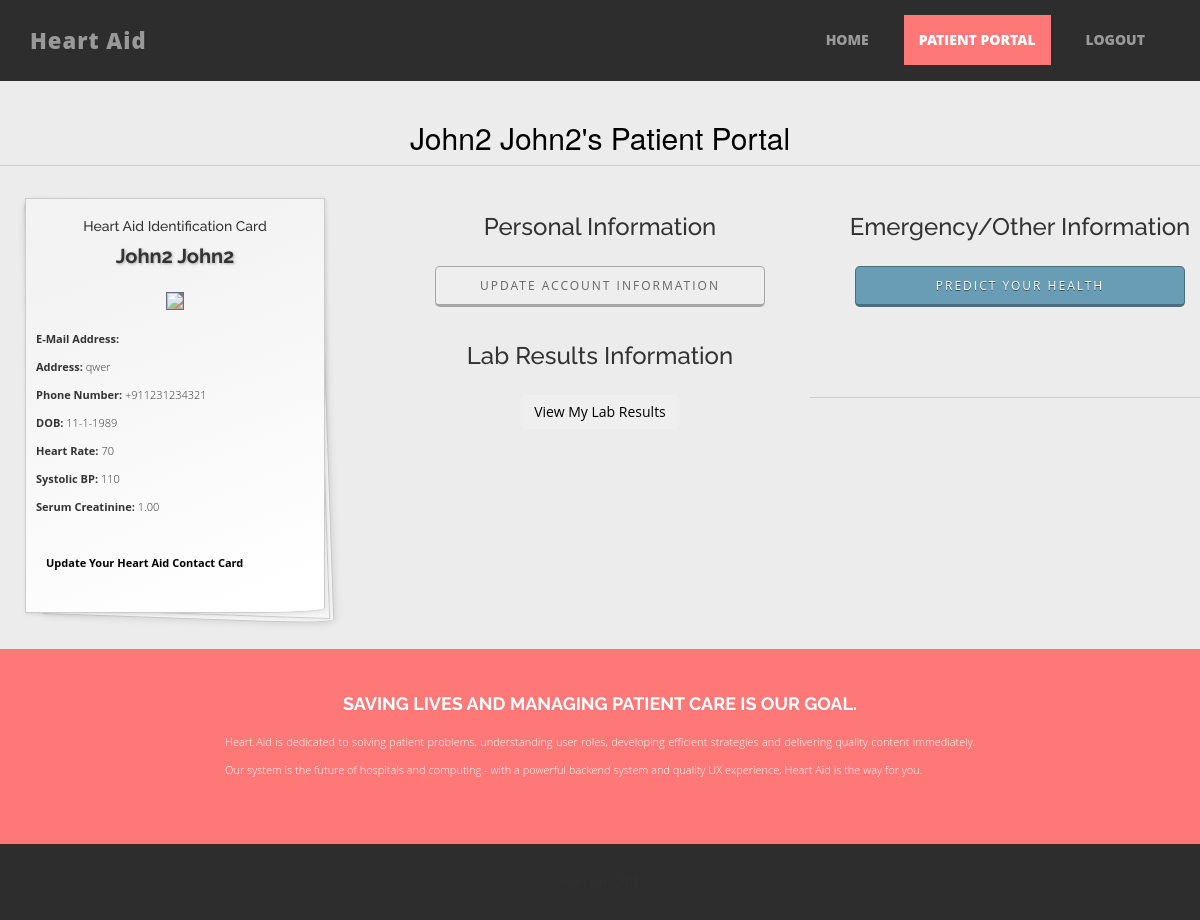
/accounts/portal/ (signed in), run on the app's committed database.
### acs/models.py (models this page shows, shortened)
class TempPatientData(models.Model):
    user = models.OneToOneField(User,unique=True,null=True,default="",on_delete=models.CASCADE)
    email_address = models.CharField(max_length=256, blank=False)
    first_name = models.CharField(max_length=256, default="")
    last_name = models.CharField(max_length=256, default="")
    age = models.IntegerField(default = 18, blank=False)
    gender = models.CharField(max_length=256, choices=[('male','Male'), ('female', 'Female'), ('other', 'Other'), ('prefer not to say', 'Prefer Not To Say')], default='Select a gender', blank = False)
    phone_number = PhoneNumberField(blank = True, default="")
    DOB = models.CharField(max_length=255, blank=True, null=True)
    address = models.CharField(max_length=256, default="")
    heart_rate = models.IntegerField(default = 72, blank=False)
    systolic_blood_pressure = models.IntegerField(default = 120, blank=False)
    CHF = models.CharField(max_length=256, choices=[('No CHF','No CHF'),('Rales and/or JVD','Rales and/or JVD'),('Pulmonary edema','Pulmonary edema'),('Cardiogenic shock','Cardiogenic shock')], default='No CHF', blank = False)
    creatinine = models.DecimalField(max_digits=5,decimal_places=2,default = 0.5, blank=False)
    cardiac_arrest = models.CharField(max_length=256, choices=[('yes','Yes'), ('no','No')], default='no', blank = False)
    biomarkers = models.CharField(max_length=256, choices=[('yes','Yes'), ('no','No')], default='no', blank = False)
    st_elev = models.CharField(max_length=256, choices=[('yes','Yes'), ('no','No')], default='no', blank = False)
    data_sent = models.IntegerField(default=0)

class PermissionsRole(models.Model):
    role = models.CharField(max_length=256, choices=[('admin', 'admin'), ('nurse', 'nurse'), ('staff', 'staff'), ('doctor', 'doctor'), ('patient', 'patient'), ('lab', 'lab')])
    user = models.OneToOneField(User, unique=True, blank=True, default="" ,on_delete=models.CASCADE)

### acs/views.py (the view, shortened to what this page needs)
# urls.py: url(r'^accounts/portal/$', PatientPortalView, name="Portal"),
def PatientPortalView(request):
	permissionModel = PermissionsRole
	patientModel = Patient
	userModel = User
	tempModel = TempPatientData
	conditions_complete = False
	patient_model = Patient
	alert_model = Alert
	approvalSwitch = 0
	permissionRoleForUser = 'pending'
	approval = 0
	authenticated = False
	patient = -1
	alert_sent = 0
	if request.user.is_authenticated():
		if patient_model.objects.filter(user=request.user.id)[:1].exists():
			patient = patient_model.objects.filter(user=request.user.id)[:1].get()
			if Alert.objects.filter(alert_patient=patient)[:1].exists():
				alert_sent = 1
				patient.alertSent = 1
				patient.save()
			else:
				alert_sent = patient.alertSent
		authenticated = True
		if permissionModel.objects.filter(user=request.user.id)[:1].exists():
			permissionRoleForUser = permissionModel.objects.filter(user=request.user.id)[:1].get()
			if patientModel.objects.filter(user=request.user.id)[:1].exists():
				approvalSwitch = patientModel.objects.filter(user=request.user.id)[:1].get()
			if (permissionRoleForUser.role in STAFF_APPROVAL_ROLES):
				approval = 1
			else:
				approval = approvalSwitch.approved
	else:
		permissionRoleForUser = ""
	tempUserInformation = ""
	if tempModel.objects.filter(user=request.user.id)[:1].exists():
		tempUserInformation = tempModel.objects.filter(user=request.user)[:1].get()
	form = TempPatientDataForm()
	doc_name = ''
	appts = ''
	if (not permissionRoleForUser == 'pending' and permissionRoleForUser.role == 'doctor'):
		doc_obj = Doctor.objects.filter(doctor_user=request.user).get()
		doc_name = doc_obj.doctor_first_name + ' ' + doc_obj.doctor_last_name
		appts = PatientAppt.objects.filter(doctor=doc_obj).count()
		if appts == 0:
			appts = 'No Appointments'
	current_patient = ''
	if (not tempUserInformation == ''):
		if (Patient.objects.filter(fill_from_application=tempUserInformation).exists()):
			current_patient = Patient.objects.filter(fill_from_application=tempUserInformation).get()
	get_all_unapproved_patients = TempPatientData.objects.filter(data_sent=1).all()
	unapproved_patient_list = []
	temp_patient_data_list = []
	for each_patient in get_all_unapproved_patients:
		if (not Patient.objects.filter(fill_from_application = each_patient).exists()):
			unapproved_patient_list.append(each_patient)
	unapproved_count = len(unapproved_patient_list)
	if not permissionRoleForUser == "pending":
		if permissionRoleForUser.role == 'patient':
			patient_date_time_set = Patient.objects.filter(fill_from_application__user=request.user).get()
			if patient_date_time_set.date_created == '9-20-1995':
				d = datetime.date.today()
				user_date_add = datetime.datetime.now()
				patient_date_time_set.date_created = user_date_add
				patient_date_time_set.save()
	context = {
		'form': form,
		'permissionModel': permissionModel,
		'user': request.user,
		'roles': permissionRoleForUser,
		'approval': approval,
		'authenticated': authenticated,
		'temp_user_data': tempUserInformation,
		'doc_name' : doc_name,
		'current_patient' : current_patient,
		'unapproved_patient_list' : unapproved_patient_list,
		'unapproved_count' : unapproved_count,
	}
	return render(request, 'portal.html', context)

### acs/forms.py
class TempPatientDataForm(forms.ModelForm):
    class Meta:
        model = TempPatientData
        widgets = {
            'first_name': forms.TextInput(attrs={'placeholder': 'Legal First Name'}),
            'last_name': forms.TextInput(attrs={'placeholder': 'Legal Last Name'}),
            'phone_number': forms.TextInput(attrs={'placeholder': '+1(areacode)(phone-number)'}),
            'DOB': forms.TextInput(attrs={'placeholder': '01/01/2000'}),
            'address': forms.TextInput(attrs={'placeholder': 'address'}),
            'heart_rate': forms.TextInput(attrs={'placeholder': 'heart_rate'}),
            'systolic_blood_pressure': forms.TextInput(attrs={'placeholder': 'systolic_blood_pressure'}),
            'CHF': forms.TextInput(attrs={'placeholder': 'CHF'}),
            'creatinine': forms.TextInput(attrs={'placeholder': 'creatinine'}),
            'cardiac_arrest': forms.TextInput(attrs={'placeholder': 'cardiac_arrest'}),
            'biomarkers': forms.TextInput(attrs={'placeholder': 'biomarkers'}),
            'st_elev': forms.TextInput(attrs={'placeholder': 'st_elev'}),
        }
        fields = '__all__'
        exclude = ['user', 'data_sent', 'email_address']

### templates/portal.html (shortened to what this page needs)
{% load staticfiles %}
{% load static %}
{% load crispy_forms_tags %}
<!DOCTYPE html>
<html lang="en">
  <head>
    <link href="{% static 'css/bootstrap.css' %}" rel="stylesheet">
    <link href="{% static 'css/font-awesome.min.css' %}" rel="stylesheet">
    <link href="{% static 'css/main.css' %}" rel="stylesheet">
    <link href="{% static 'css/card.css' %}" rel="stylesheet">
    <link href="{% static 'css/buttons.css' %}" rel="stylesheet">
    <link href="{% static 'css/textinput.css' %}" rel="stylesheet">
  </head>
  <body>
    <div class="navbar navbar-inverse navbar-fixed-top">
      <div class="container">
        <div class="navbar-header">
          <a class="navbar-brand" href="#">Heart Aid</a>
        </div>
        <div class="navbar-collapse collapse">
          <ul class="nav navbar-nav navbar-right">
            <li><a href="/">HOME</a></li>
            {% if not user.is_authenticated %}
            <li><a href="/accounts/apply">APPLY</a></li>
            <li><a href="/accounts/login">LOGIN</a></li>
            {% elif approval == 0 and not user.username == "admin" %}
            <li class="active"><a href="/accounts/portal">CHECK APPROVAL STATUS</a></li>
            <li><a href="/logout">LOGOUT</a></li>
            {% elif user.username == "admin" %}
            <li class="active"><a href="/accounts/portal">ADMIN PORTAL</a></li>
            <li><a href="/logout">LOGOUT</a></li>
            {% else %}
              {% if not roles.role == "patient" %}
              <li class="active"><a href="/accounts/portal">HOSPITAL PORTAL</a></li>
              {% else %}
              <li class="active"><a href="/accounts/portal">PATIENT PORTAL</a></li>
              {% endif %}
            <li><a href="/logout">LOGOUT</a></li>
            {% endif %}
          </ul>
        </div>
      </div>
    </div>
<br><br>
		<div class="row">
      {% if approval == 0 and not user.username == "admin"%}
      <h2>- We Are Still Reviewing Your Application -</h2>
      {% else %}
      {% if user.username == "admin" %}
      <h2>Administrative Control Panel</h2><hr>
      {% elif roles.role == "nurse" %}
      <h2>Nurse Control Panel</h2><hr>
      {% elif roles.role == "lab" %}
      <h2>Lab Staff Control Panel</h2><hr>
      {% elif roles.role == "doctor" %}
      <h2>Doctor Control Panel</h2><h3>Welcome Dr. {{doc_name}}</h3><hr>
      {% elif roles.role == "staff" %}
       <h2>HSP Staff Control Panel</h2><hr>
      {% elif not roles.role == "patient" and not roles.role == "admin" %}
      <h2>Hospital Control Panel</h2><hr>
      {% elif roles.role == "patient" %}
      <h2>{{temp_user_data.first_name|title}} {{temp_user_data.last_name|title}}'s {{roles.role|title}} Portal</h2><hr>
      {% endif %}
      {% if roles.role == 'patient' %}
      <div class="row">
        <div class="col-sm-4">
<div class="box10">
  <h5><center>Heart Aid Identification Card</center></h5>
       <h1>{{temp_user_data.first_name|title}} {{temp_user_data.last_name|title}}</h1>
       <img src="http://4.bp.blogspot.com/-zsbDeAUd8aY/US7F0ta5d9I/AAAAAAAAEKY/UL2AAhHj6J8/s1600/facebook-default-no-profile-pic.jpg"><br>
          <p>
         <b>E-Mail Address:</b> {{temp_user_data.email}}<br>
         <b>Address:</b> {{temp_user_data.address}}<br>
         <b>Phone Number:</b> {{temp_user_data.phone_number}}<br>
         <b>DOB: </b>{{temp_user_data.DOB}}<br>
         <b>Heart Rate:</b> {{temp_user_data.heart_rate}}<br>
         <b>Systolic BP:</b> {{temp_user_data.systolic_blood_pressure}}<br>
         <b>Serum Creatinine:</b> {{temp_user_data.creatinine}}<br>
       <br />
       <b><a href="/accounts/portal/update_account/">Update Your Heart Aid Contact Card</a></b>
</div>
        </div>
        <div class="col-sm-4">
          <br>
              <h3>Personal Information</h3><br>
              <a href="/accounts/portal/update_account/" class="btn">Update Account Information</a><br><br>
              <h3>Lab Results Information</h3><br>
              <form method="POST" action="/accounts/portal/admin/view_lab_results">
                <input type="submit" class="btn" value="View My Lab Results"></a>
              </form>
        </div>
        <br>
        <h3>Emergency/Other Information</h3><br>
          <a class="btn btn-blue" href="/accounts/portal/index2">Predict your health</a>
        <br><br><br><br><br><br>
        <hr>
        </div>
      </div>
      {% endif %}
      {% endif %}
		<br>
	<div id="r">
		<div class="container">
			<div class="row centered">
				<div class="col-lg-8 col-lg-offset-2">
					<h4>SAVING LIVES AND MANAGING PATIENT CARE IS OUR GOAL.</h4>
					<p>Heart Aid is dedicated to solving patient problems, understanding user roles, developing efficient strategies and delivering quality content immediately. Our system is the future of hospitals and computing - with a powerful backend system and quality UX experience, Heart Aid is the way for you.</p>
				</div>
			</div>
		</div>
	</div>
	<div id="f">
		<div class="container">
			<div class="row centered">
			</div>
		</div>
	</div>
  </body>
</html>

### static/css/main.css (style rules this page uses)
ul { text-align: left; }
body { background-color: #f2f2f2; font-family: "Lato"; font-weight: 300; font-size: 16px; color: #555; -webkit-font-smoothing: antialiased; -webkit-overflow-scrolling: touch; margin-top: 70px; }
h1, h3, h4, h5, h6 { font-family: "Raleway"; font-weight: 3o0; color: #333; }
h2 { color: black; }
p { line-height: 28px; margin-bottom: 25px; }
.centered { text-align: center; }
a { color: #f85c37; word-wrap: break-word; -webkit-transition: color 0.1s ease-in, background 0.1s ease-in; -moz-transition: color 0.1s ease-in, background 0.1s ease-in; -ms-transition: color 0.1s ease-in, background 0.1s ease-in; -o-transition: color 0.1s ease-in, background 0.1s ease-in; transition: color 0.1s ease-in, background 0.1s ease-in; }
a:before, a:after { -webkit-transition: color 0.1s ease-in, background 0.1s ease-in; -moz-transition: color 0.1s ease-in, background 0.1s ease-in; -ms-transition: color 0.1s ease-in, background 0.1s ease-in; -o-transition: color 0.1s ease-in, background 0.1s ease-in; transition: color 0.1s ease-in, background 0.1s ease-in; }
hr { display: block; height: 1px; border: 0; border-top: 1px solid #ccc; margin: 1em 0; padding: 0; }
.navbar { font-weight: 800; font-size: 14px; padding-top: 15px; padding-bottom: 15px; }
.navbar-inverse { background: #2d2d2d; border-color: #2d2d2d; }
.navbar-inverse .navbar-nav > .active > a { background: #ff7878 }
.navbar-inverse .navbar-brand { color: #999999; font-weight: bolder; font-size: 22px; letter-spacing: 1px; }
#r { background: #ff7878; padding-top: 35px; padding-bottom: 35px; }
#r h4 { color: white; font-weight: 700; }
#r p { color: white; }
#f { background: #2d2d2d; padding-top: 30px; padding-bottom: 30px; }
a { color :black; }

### static/css/card.css (style rules this page uses)
body { font-size: 11px; font-family: 'Open Sans', sans-serif; text-align: center; color: black; }
.box10 { margin: 20px auto; width: 300px; min-height: 310px; padding: 10px; position:relative; background: -webkit-gradient(linear, 100% 100%, 50% 10%, from(#fff), to(#f3f3f3), color-stop(.1,#fff)); border: 1px solid #ccc; -webkit-box-shadow: 1px 1px 4px rgba(0,0,0, 0.1); -webkit-border-bottom-right-radius: 60px 5px; margin-right:30px; }
.box10:first-child { margin: 20px auto; width: 300px; min-height: 310px; padding: 10px; position:relative; background: -webkit-gradient(linear, 100% 100%, 50% 10%, from(#fff), to(#f3f3f3), color-stop(.1,#fff)); border: 1px solid #ccc; -webkit-box-shadow: 1px 1px 4px rgba(0,0,0, 0.1); -webkit-border-bottom-right-radius: 60px 5px; margin-right: 30px; margin-left: 40px; }
.box10:before { content: ''; width: 98%; z-index:-1; height: 100%; padding: 0 0 1px 0; position: absolute; bottom:0; right:0; background: -webkit-gradient(linear, 0% 20%, 0% 92%, from(#fff), to(#f9f9f9), color-stop(.1,#fff)); border: 1px solid #ccc; -webkit-box-shadow: 1px 1px 8px rgba(0,0,0, 0.1); -webkit-border-bottom-right-radius: 60px 5px; -webkit-transform: skew(2deg,2deg) translate(3px,8px) }
.box10:after { content: ''; width: 98%; z-index:-1; height: 98%; padding: 0 0 1px 0; position: absolute; bottom:0; right:0; background: -webkit-gradient(linear, 0% 20%, 0% 100%, from(#f3f3f3), to(#f6f6f6), color-stop(.1,#fff)); border: 1px solid #ccc; -webkit-box-shadow: 0px 0px 8px rgba(0,0,0, 0.1); -webkit-transform: skew(2deg,2deg) translate(-1px,2px) }
.box10 img { width: 100%; margin-top: 15px; }
p { margin-top: 15px; text-align: justify; }
h1 { font-size: 20px; font-weight: bold; margin-top: 5px; text-shadow: 1px 1px 3px rgba(0,0,0,0.3); }
a { text-decoration: none; color: black; }

### static/css/textinput.css (style rules this page uses)
a { color :black; }

### data on the page
TempPatientData: first_name "John2", last_name "John2", address "qwer", phone_number "+911231234321", DOB "11-1-1989", heart_rate "70", systolic_blood_pressure "110", creatinine "1.00"
PermissionsRole: role "Patient"
